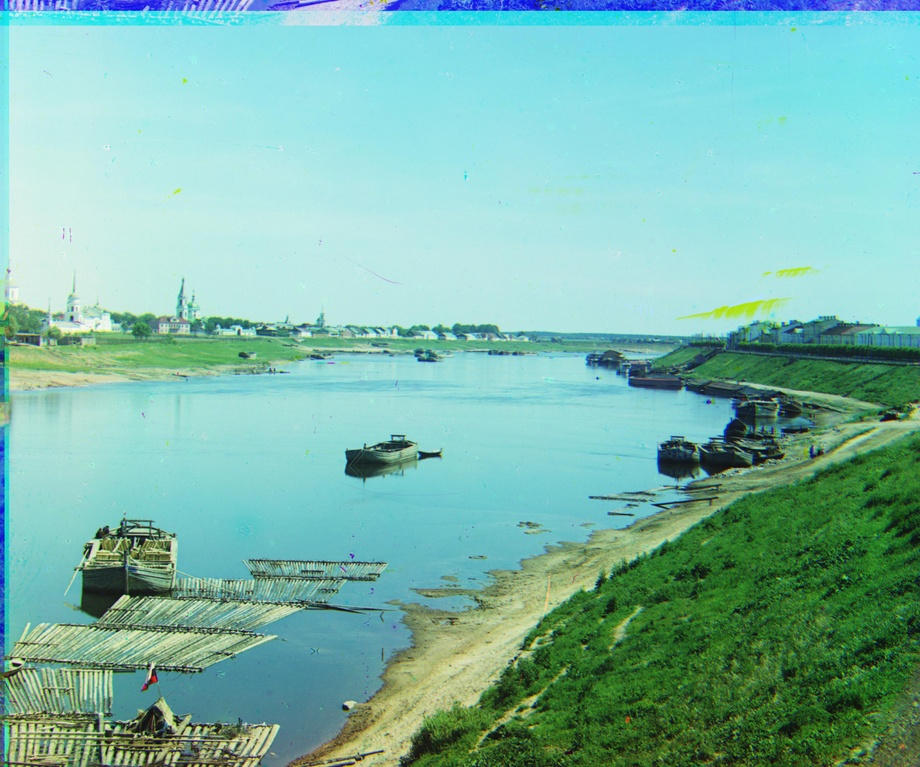
#> input picture image_high_res/00029u_res.jpg, 920 x 767 px, shrunk from 3232 x 2696 before the run, given in place of renard.jpg, which was not available
$ python prerequis.py ../image_high_res/00029u_res.jpg ../image_high_res/00087u_res.jpg   (older library calls are emulated)
#> lines starting #> are read from the running program, lines starting #| are printed output that depends on the picture
#!/usr/bin/env python
# -*- noplot -*-

"""
This example shows how to use matplotlib to provide a data cursor.  It
uses matplotlib to draw the cursor and may be a slow since this
requires redrawing the figure with every mouse move.

Faster cursoring is possible using native GUI drawing, as in
wxcursor_demo.py
"""
from __future__ import print_function
from pylab import *
# import scipy.misc
from skimage import io
import sys
import skimage.util
from imageio import imread
import matplotlib.pyplot as plt
import numpy as np
import skimage.transform as skt
import skimage.io as skio
import skimage as sk

class Cursor:
    def __init__(self, ax, s):
        self.ax = ax
        self.lx = ax.axhline(color='k')  # the horiz line
        self.ly = ax.axvline(color='k')  # the vert line

        # text location in axes coords
        self.f = sys.argv[2]
        self.count = 1
        self.s = s

    def mouseclick(self, event):
        if not event.inaxes: return

        x, y = event.xdata, event.ydata
        print(x,y)

        h = open(self.f, 'a')
        h.write("\t{}\t{}\n".format(x,y))
        self.ax.text(x+4, y-4, str(self.count), fontsize=14, color='r')
        self.ax.plot(x, y, '.r')
        self.count += 1
        draw()

im1 = imread('../tp3/renard.jpg')
#> im1 is the input picture: shape (767, 920, 3); mean R, G, B 123.9, 182.8, 169.6
im1 = skimage.util.img_as_float(im1)

fig, ax = subplots()
p = io.imread(sys.argv[1])
ax.imshow(p)
cursor = Cursor(ax, p.shape)
connect('button_press_event', cursor.mouseclick)

show()
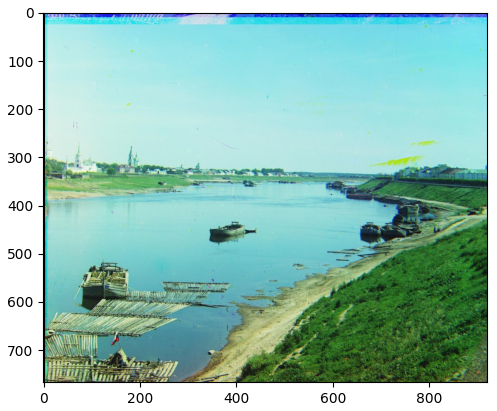
#> figure drawn by matplotlib, 1 panel

$ run again, on image_high_res/00087u_res.jpg
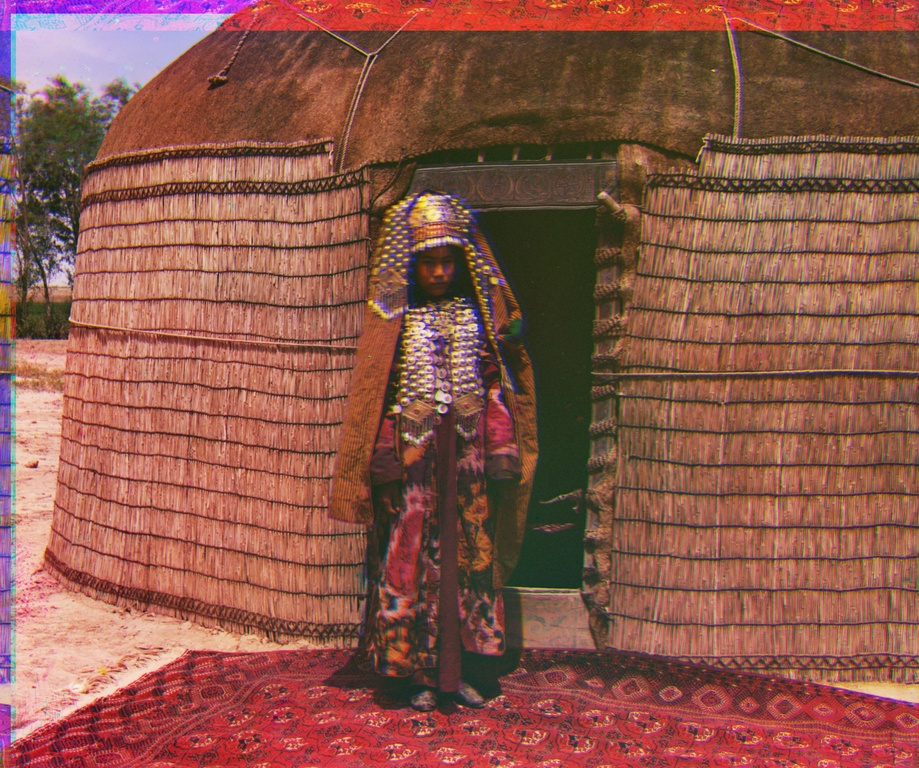
#> input picture image_high_res/00087u_res.jpg, 919 x 768 px, shrunk from 3243 x 2708 before the run, given in place of renard.jpg, which was not available
#> im1 is the input picture: shape (768, 919, 3); mean R, G, B 141.5, 88, 75
#> `show()`:
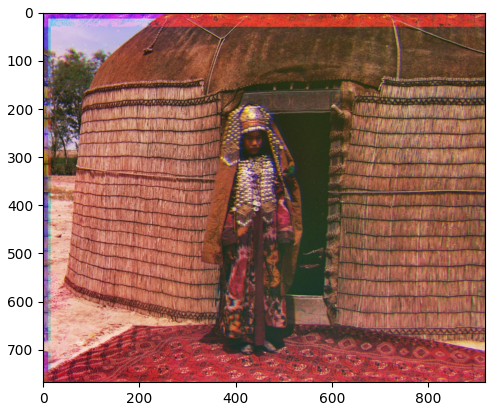
#> figure drawn by matplotlib, 1 panel
